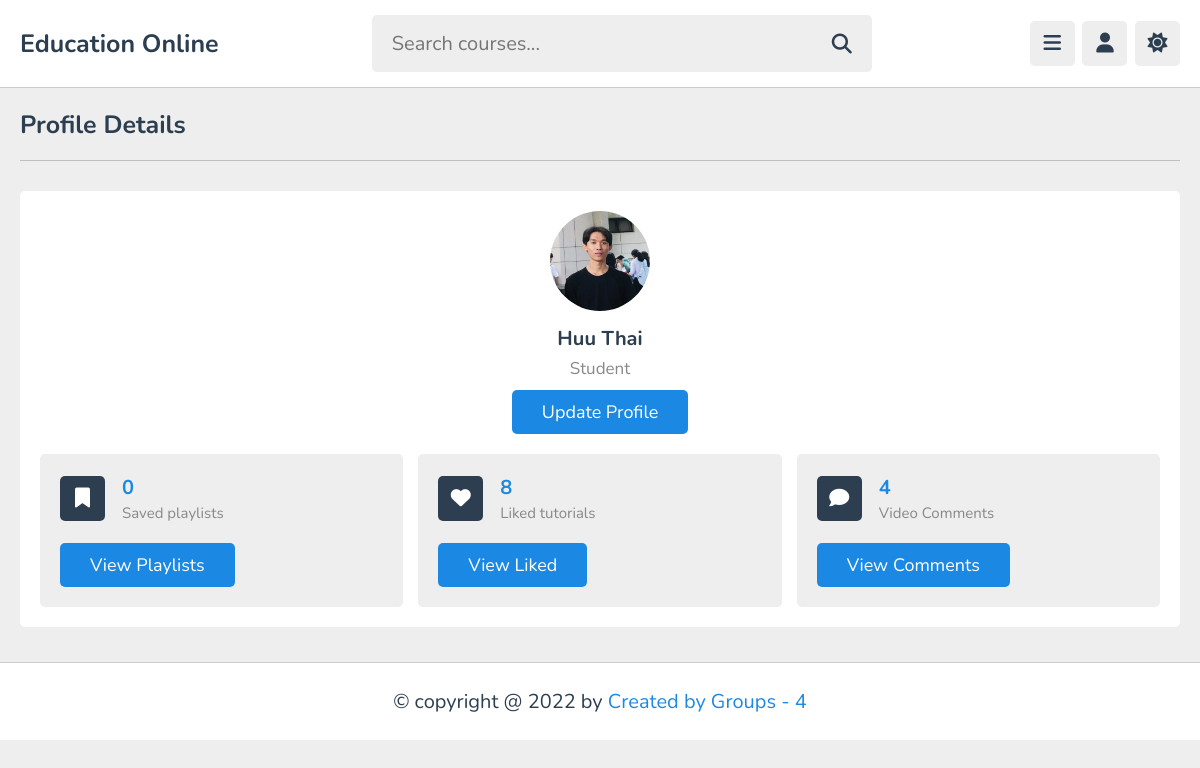
/profile.php (signed in), run on the app's committed database.
### tables this page shows
CREATE TABLE `users` (
  `id` varchar(20) NOT NULL,
  `name` varchar(50) NOT NULL,
  `email` varchar(50) NOT NULL,
  `password` varchar(50) NOT NULL,
  `image` varchar(100) NOT NULL
);

### profile.php (the view, shortened to what this page needs)
<?php
include 'components/connect.php';
if(isset($_COOKIE['user_id'])){
   $user_id = $_COOKIE['user_id'];
}else{
   $user_id = '';
   header('location:login.php');
}
$select_likes = $conn->prepare("SELECT * FROM `likes` WHERE user_id = ?");
$select_likes->execute([$user_id]);
$total_likes = $select_likes->rowCount();
$select_comments = $conn->prepare("SELECT * FROM `comments` WHERE user_id = ?");
$select_comments->execute([$user_id]);
$total_comments = $select_comments->rowCount();
$select_bookmark = $conn->prepare("SELECT * FROM `bookmark` WHERE user_id = ?");
$select_bookmark->execute([$user_id]);
$total_bookmarked = $select_bookmark->rowCount();
?>
<!DOCTYPE html>
<html lang="en">
<head>
   <link rel="stylesheet" href="https://cdnjs.cloudflare.com/ajax/libs/font-awesome/6.2.0/css/all.min.css">
   <link rel="stylesheet" href="style.css">
</head>
<body>
<?php include 'components/user_header.php'; ?>
<section class="profile">
   <h1 class="heading">Profile Details</h1>
   <div class="details">
      <div class="user">
         <img src="uploaded_files/<?= $fetch_profile['image']; ?>" alt="">
         <h3><?= $fetch_profile['name']; ?></h3>
         <p>Student</p>
         <a href="update.php" class="inline-btn">Update Profile</a>
      </div>
      <div class="box-container">
         <div class="box">
            <div class="flex">
               <i class="fas fa-bookmark"></i>
               <div>
                  <h3><?= $total_bookmarked; ?></h3>
                  <span>Saved playlists</span>
               </div>
            </div>
            <a href="#" class="inline-btn">View Playlists</a>
         </div>
         <div class="box">
            <div class="flex">
               <i class="fas fa-heart"></i>
               <div>
                  <h3><?= $total_likes; ?></h3>
                  <span>Liked tutorials</span>
               </div>
            </div>
            <a href="#" class="inline-btn">View Liked</a>
         </div>
         <div class="box">
            <div class="flex">
               <i class="fas fa-comment"></i>
               <div>
                  <h3><?= $total_comments; ?></h3>
                  <span>Video Comments</span>
               </div>
            </div>
            <a href="#" class="inline-btn">View Comments</a>
         </div>
      </div>
   </div>
</section>
<footer class="footer">
   &copy; copyright @ 2022 by <span> Created by Groups - 4</span>
</footer>
</body>
</html>

### style.css (style rules this page uses)
:root { --main-color: #1b89e4; --red: #e74c3c; --oragen: #f39c12; --white: #fff; --black: #2c3e50; --light-color: #888; --light-bg: #eee; --border: 0.1rem solid rgba(0, 0, 0, 0.2); }
* { font-family: "Nunito", sans-serif; margin: 0; padding: 0; box-sizing: border-box; outline: none; border: none; text-decoration: none; }
html { font-size: 62.5%; overflow-x: hidden; }
body { background-color: var(--light-bg); padding-left: 30rem; }
section { padding: 2rem; max-width: 1200px; margin: 0 auto; }
.btn, .option-btn, .delete-btn, .inline-btn, .inline-option-btn, .inline-delete-btn { border-radius: 0.5rem; padding: 1rem 3rem; font-size: 1.8rem; color: #fff; margin-top: 1rem; text-transform: capitalize; cursor: pointer; text-align: center; }
.inline-btn, .inline-option-btn, .inline-delete-btn { display: inline-block; }
.btn, .inline-btn { background-color: var(--main-color); }
.heading { padding-bottom: 1.8rem; border-bottom: var(--border); font-size: 2.5rem; color: var(--black); text-transform: capitalize; margin-bottom: 3rem; }
.profile .details { background-color: var(--white); border-radius: 0.5rem; padding: 2rem; }
.profile .details .user { text-align: center; margin-bottom: 2rem; }
.profile .details .user img { height: 10rem; width: 10rem; border-radius: 50%; object-fit: cover; margin-bottom: 0.5rem; }
.profile .details .user h3 { font-size: 2rem; margin: 0.5rem 0; color: var(--black); }
.profile .details .user p { font-size: 1.7rem; color: var(--light-color); }
.profile .details .box-container { display: flex; flex-wrap: wrap; align-items: flex-end; gap: 1.5rem; }
.profile .details .box-container .box { background-color: var(--light-bg); border-radius: 0.5rem; padding: 2rem; flex: 1 1 30rem; }
.profile .details .box-container .box .flex { display: flex; align-items: center; gap: 1.7rem; margin-bottom: 1rem; }
.profile .details .box-container .box .flex i { height: 4.5rem; width: 4.5rem; border-radius: 0.5rem; background-color: var(--black); line-height: 4.4rem; font-size: 2rem; color: var(--white); text-align: center; }
.profile .details .box-container .box .flex h3 { font-size: 2rem; color: var(--main-color); margin-bottom: 0.2rem; }
.profile .details .box-container .box .flex span { font-size: 1.5rem; color: var(--light-color); }
.footer { position: sticky; bottom: 0; right: 0; left: 0; background-color: var(--white); border-top: var(--border); padding: 2.5rem 2rem; text-align: center; color: var(--black); font-size: 2rem; margin-top: 1.5rem; z-index: 1000; }
.footer span { color: var(--main-color); }
@media (max-width: 1200px) { body { padding-left: 0; } }

### data on the page
users: image (picture), name "Huu Thai"

### other printed values
$total_bookmarked "0"
$total_likes "8"
$total_comments "4"
